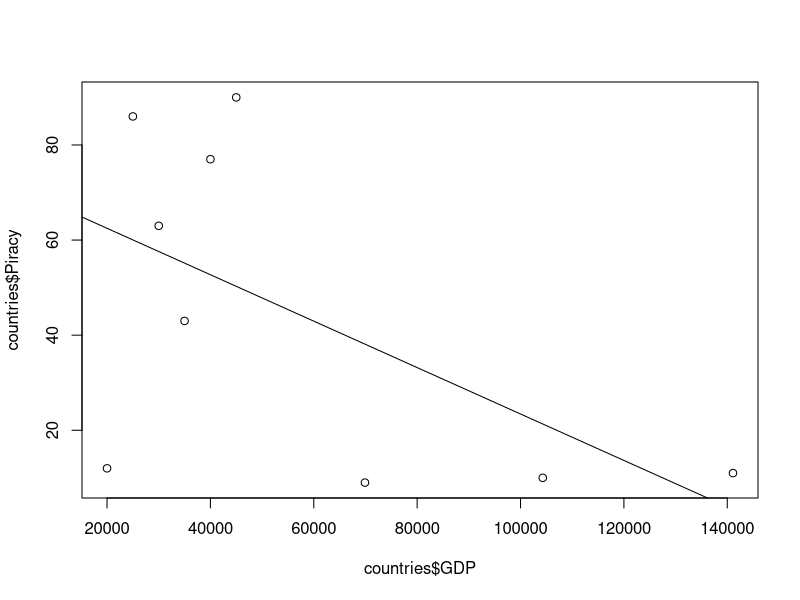
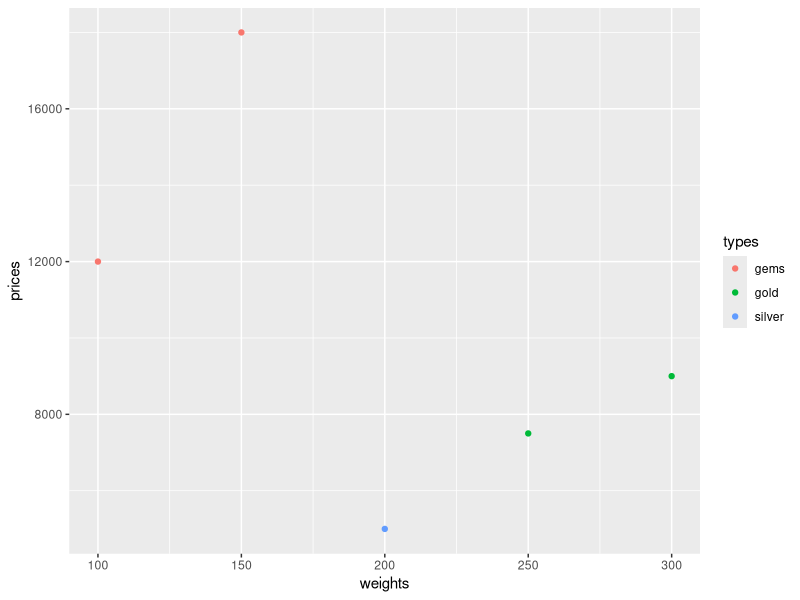

Source code (R) for these figures, in order:
# week 8
# Real-world data
# I could not read their entire files in the tutor, so 
# I created them the best I could.
piracy = read.csv("piracy.csv")
gdp = read.table("gdp.txt",sep="\t",header=TRUE)

# we'll merge the frames on the country names
countries = merge(x=gdp, y=piracy)
countries
plot(countries$GDP,countries$Piracy)

# It looks like there's a negative correlation between 
# wealth and piracy - generally, the higher a
# nations GDP, the lower percentage of software
# installed that's pirated.  But do we have
# enough data to support this connection? Is there
# really a connection at all?

# R can test for correlation between two vectorss with the
# the cor.test function.  Try calling it on GDP
# and piracy columns of the countries data frame:
cor.test(countries$GDP, countries$Piracy)

# and here is where my sample data fails.

# The key result we're interested in is the "p-value".
# Conventionally, any correlation with a p-value
# less than 0.05 is considered statistically significant,
# and this sample data's p-value is definitely
# below that threshold. In other words, yes, these
# data do show a statisically significant negative
# correlation between GDP and software piracy.

# we have more countries represented in our GDP
# data than we do in our piracy rate data.  If 
# we know a country's GDP, can we use that to 
# estimate its piracy rate?

# We can, if we calculate the linear model that
# best represents all out data points (with a certain
# degree of error).  The lm function takes a model 
# formula, which is represented by a response
# variable (piracy rate), and a tilde character (~),
# and a predictor variable (GDP).(Note that the response
# variable comes first.)

# Try calculating the linear model for piracy rate by GDP,
# and assign it to the line variable:
line = lm(countries$Piracy ~ countries$GDP)

# You can draw a line on the plot by passing it to the
# abline function.
abline(line)

# Now, if we know a country's GDP, we should be able to make
# a reasonable prediction of how common piracy is there!

# ggplot2

# The functionality we've shown you so far is all included with 
# R by default. And its pretty powerful, isn't it?  But in 
# case the default installation doesn't include the function
# that you need, there are still more libraries available on the
# Comprehensive R Archive Network, or CRAN.  They can add anything from
# new statistical functions to better graphics capabilities.
# Better yet, installing any of them is just a command away.

# Let's install the popular ggplot2 graphics package.  Call the
# install.packages function with the package name in a string:

# JFD Commented out because I don't want to install it each time 
# I run this code.
#install.packages("ggplot2")

# You can get help for a package by calling the help function 
# and passing the package name in the package argument.  Try
# displaying the help for the "ggplot2" package:
help(package = "ggplot2")

# Here's a quick demo of the power you've just added to R.
# To use it, let's revisit some data from a previous chapter.
weights <- c(300, 200, 100, 250, 150)
prices <- c(9000, 5000, 12000, 7500, 18000)
chests <- c('gold', 'silver', 'gems', 'gold', 'gems')
types <- factor(chests)

# The qplot function is a commonly-used part of ggplot2.
# We'll pass the weights and values of our cargo to it,
# using the chest types vector for the color argument:
library(ggplot2)
qplot(weights, prices, color=types)


